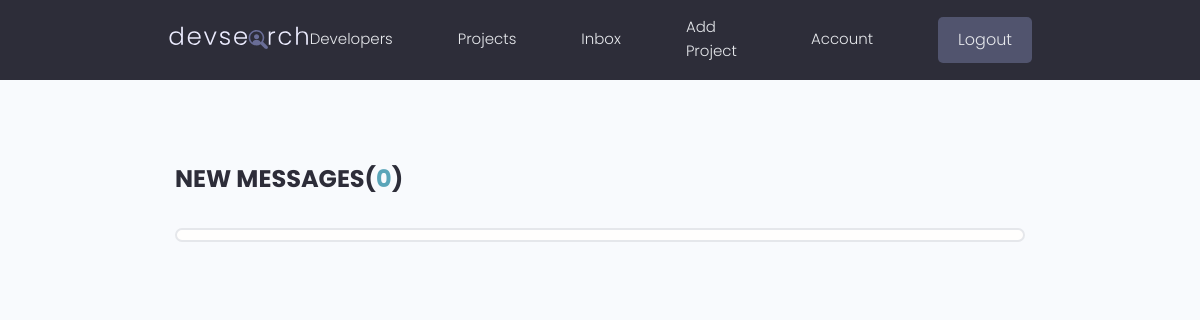
Page /inbox/ (signed in) on the earlier database version.
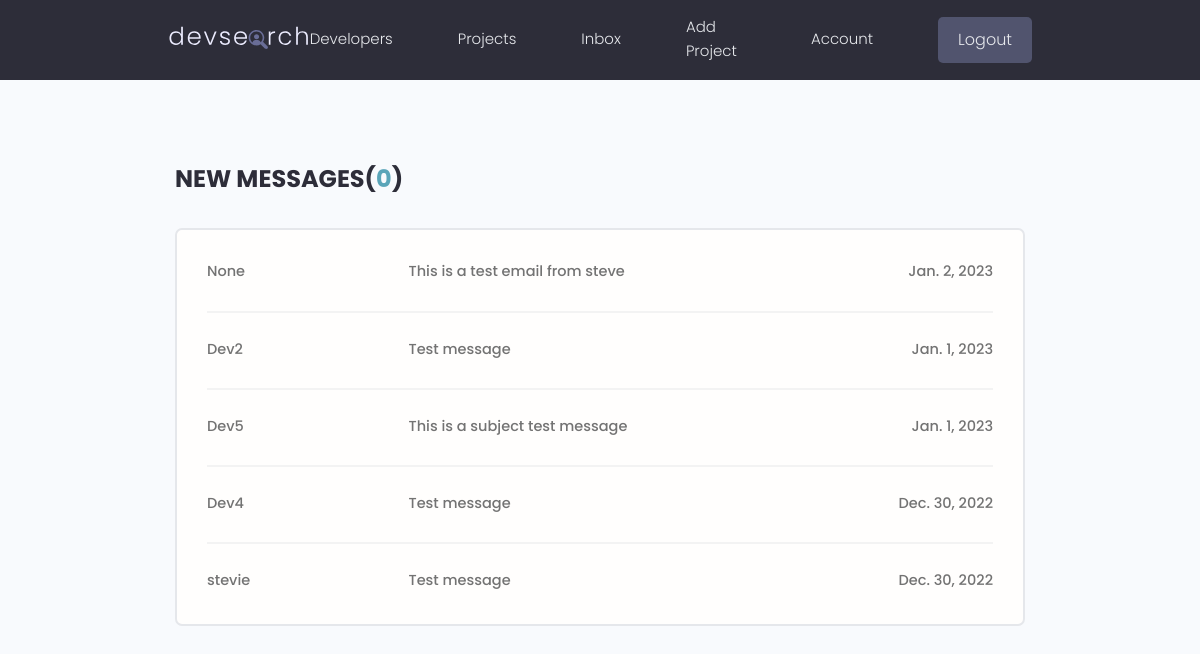
Same page on the later database version.
### users/models.py (models this page shows, shortened)
class Message(models.Model):
    sender = models.ForeignKey(Profile, null=True, blank=True, on_delete=models.SET_NULL)
    recipient = models.ForeignKey(Profile, null=True, blank=True, on_delete=models.SET_NULL, related_name="messages")
    name = models.CharField(max_length=200, null=True, blank=True)
    email = models.EmailField(max_length=200, null=True, blank=True)
    subject = models.CharField(max_length=200, null=True, blank=True)
    body = models.TextField()
    created = models.DateField(auto_now_add=True)
    is_read = models.BooleanField(default=False)
    id  = models.UUIDField(default=uuid.uuid4, unique=True, primary_key=True, editable=False)
    class Meta:
        ordering = ['is_read', '-created']

class Profile(models.Model):
    user = models.OneToOneField(User, on_delete=models.CASCADE, null=True, blank=True )
    first_name = models.CharField(max_length=100)
    last_name = models.CharField(max_length=100)
    username = models.CharField(max_length=80, null=True, blank=True)
    email = models.EmailField(max_length=80, null=True, blank=True)
    city = models.CharField(max_length=100)
    country = models.CharField(max_length=100)
    short_intro = models.CharField(max_length=200, blank=True, null=True)
    bio = models.TextField(blank=True, null=True)
    profile_image = models.ImageField(null=True, blank=True, upload_to='profile-pics/', default="profile-pics/user-default.png")
    social_github = models.CharField(max_length=200, blank=True, null=True)
    social_twitter = models.CharField(max_length=200, blank=True, null=True)
    social_linkedin = models.CharField(max_length=200, blank=True, null=True)
    social_youtube = models.CharField(max_length=200, blank=True, null=True)
    social_website = models.CharField(max_length=200, blank=True, null=True)
    created_date = models.DateTimeField(auto_now_add=True)
    id = models.UUIDField(default=uuid.uuid4, unique=True, primary_key=True, editable=False)
    def __str__(self):
        return str(self.username)

### users/views.py (the view)
# urls.py: path('inbox/', views.inbox, name='inbox'),
@login_required(login_url='login')
def inbox(request):
    profile = request.user.profile
    messageRequest = profile.messages.all()
    unreadCount = messageRequest.filter(is_read=False).count()
    context = {'messageRequest': messageRequest,'unreadCount' : unreadCount}
    return render(request, 'users/inbox.html', context)

### users/templates/users/inbox.html
{% extends 'main.html' %}
{% block content %}
  <main class="inbox my-xl">
    <div class="content-box">
      <h3 class="inbox__title">New Messages(<span>{{unreadCount}}</span>)</h3>
      <ul class="messages">
        {% for message in messageRequest %}
        {% if message.is_read %}
        <li class="message message--read">
        {% else %}
        <li class="message message--unread">
        {% endif %}
          <a href="{% url 'message' message.id %}">
            <span class="message__author">{{message.sender}}</span>
            <span class="message__subject">{{message.subject}}</span>
            <span class="message__date">{{message.created}}</span>
          </a>
        </li>
        {% endfor %}
      </ul>
    </div>
  </main>
{% endblock %}

### templates/main.html (shortened to what this page needs)
<!DOCTYPE html>
{% load static %}
<html lang="en">
<head>
    <link rel="stylesheet" href="https://cdn.iconmonstr.com/1.3.0/css/iconmonstr-iconic-font.min.css" />
    <link rel="stylesheet" href="{% static 'uikit/styles/uikit.css' %}" />
    <link rel="stylesheet" href="{% static 'styles/app.css' %}" />
</head>
<body>
    {% include 'navbar.html' %}
    {% block content %}
    {% endblock content %}
</body>
</html>

### templates/navbar.html (shortened to what this page needs)
{% load static %}
 <header class="header">
    <div class="container container--narrow">
      <a href="{% url 'projects' %}" class="header__logo">
        <img src="{% static 'images/logo.svg' %}" alt="DevSearch Logo" />
      </a>
      <nav class="header__nav">
        <ul class="header__menu">
          <li class="header__menuItem"><a href="{% url 'profiles' %}">Developers</a></li>
          <li class="header__menuItem"><a href="{%url 'projects'%}">Projects</a></li>
          {%if request.user.is_authenticated%}
          <li class="header__menuItem"><a href="{% url 'inbox' %}">Inbox</a></li>
          <li class="header__menuItem"><a href="{% url 'project-form' %}">Add Project</a></li>
          <li class="header__menuItem"><a href="{% url 'account' %}">Account</a></li>
          <li class="header__menuItem"><a href="{% url 'logout' %}" class="btn btn--sub">Logout</a></li>
          {%else  %}
          <li class="header__menuItem"><a href="{% url 'login' %}" class="btn btn--sub">Login/Sign Up</a></li>
          {%endif%}
        </ul>
      </nav>
    </div>
  </header>

### static/styles/app.css (style rules this page uses)
:root { --color-sub: #2d2d39; }
.btn--sub { background-color: var(--color-sub-light); }
img { width: 100%; }
.content-box { width: 95%; max-width: 85rem; margin: 0 auto; }
.header { position: sticky; z-index: 111; background-color: var(--color-sub); padding: 1.5rem 0; }
.header > .container { display: flex; justify-content: space-between; align-items: center; }
.header__logo > img { height: 3.8rem; }
.header__nav > ul { display: inline-flex; align-items: center; list-style: none; gap: 6.5rem; }
.header__menuItem > a { color: var(--color-light); font-weight: 300; }
.inbox { height: 90vh; }
.inbox__title, .inbox__title span { font-size: 2.4rem; font-weight: 700; color: var(--color-sub); text-transform: uppercase; text-align: left; margin-bottom: 3rem; }
.inbox__title span { color: var(--color-main); }
.messages { list-style: none; background: var(--color-white); padding: 0.5rem 3rem; border: 2px solid var(--color-light); border-radius: 0.7rem; }
.message { padding: 2.5rem 0; }
.message > a span { font-size: 1.45rem; font-weight: 500; }
.message:not(:last-child) { border-bottom: 2px solid var(--color-white-light); }
.message > a { display: flex; gap: 1rem; }
.message__author, .message__date { flex-basis: 25%; }
.message__subject { flex-basis: 50%; }
.message__date { text-align: right; }

### static/uikit/styles/modules/_variables.css (style rules this page uses)
:root { --color-main: #5aa5b9; --color-main-light: #e6faff; --color-sub: #3f4156; --color-sub-light: #51546e; --color-sub-lighter: #ededfd; --color-text: #737373; --color-gray: #8b8b8b; --color-light: #e5e7eb; --color-light-gray: #767676; --color-bg: #f8fafd; --color-white: #fffefd; --color-white-light: #f3f3f3; --color-success: #359e64; --color-success-bg: #def8e8; --color-error: #fc4b0b; --color-error-bg: #fff2ee; --font-base: 'Poppins', arial, helvetica, 'Segoe UI', roboto, ubuntu, sans-serif; --font-monospace: 'Fira Code', 'Courier New', courier, monospace; --font-regular: 300; --font-medium: 500; --font-bold: 700; --generic-shadow: 1px 1px 5px #00000010; --generic-transition: all 0.3s ease-in-out; }

### static/uikit/styles/modules/_base.css (style rules this page uses)
* { margin: 0; padding: 0; box-sizing: border-box; text-rendering: optimizeLegibility; color: inherit; font-size: inherit; }
html { font-size: 50%; }
@media only screen and (min-width: 480px) { html { font-size: 56.25%; } }
@media only screen and (min-width: 1200px) { html { font-size: 62.5%; } }
body { line-height: 1.6; font-weight: 400; font-size: 1.5rem; color: var(--color-text); background-color: var(--color-bg); min-height: 100vh; }

### static/uikit/styles/modules/_typography.css (style rules this page uses)
* { font-family: var(--font-base); }
h3 { font-size: 3.2rem; font-weight: var(--font-medium); }
p, span, strong { font-size: 1.6rem; color: var(--color-text); font-weight: var(--font-regular); }
a { padding-bottom: 2px; text-decoration: none; display: inline-block; color: var(--color-main); font-weight: var(--font-medium); }

### static/uikit/styles/modules/_utilities.css (style rules this page uses)
.container { width: 92%; max-width: 165rem; margin: 0 auto; box-sizing: border-box; }
.container--narrow { width: 92%; max-width: 120rem; }
@media screen and (min-width: 1000px) { .container { width: 90%; } }
@media screen and (min-width: 1000px) { .container--narrow { width: 85%; } }
@media screen and (min-width: 1200px) { .container { width: 80%; } }
@media screen and (min-width: 1200px) { .container--narrow { width: 72%; } }
.my-xl { margin: 8rem auto; }

### static/uikit/styles/modules/_button.css (style rules this page uses)
.btn { display: inline-block; position: relative; cursor: pointer; background-color: var(--color-light); font-weight: var(--font-medium); color: var(--color-sub); text-decoration: none; padding: 1rem 2rem; border-radius: 0.5rem; border: none; width: -webkit-fit-content; width: -moz-fit-content; width: fit-content; height: -webkit-fit-content; height: -moz-fit-content; height: fit-content; font-size: 1.6rem; outline-width: 0; outline-color: transparent; -webkit-backface-visibility: hidden; backface-visibility: hidden; transition: all 0.3s ease-in-out; }
.btn--sub { background-color: var(--color-sub); color: var(--color-white); }

Differences in the rows shown:
added Message: sender "None", subject "This is a test email from steve", created "Jan. 2, 2023"
added Message: sender "Dev2", subject "Test message", created "Jan. 1, 2023"
added Message: sender "Dev5", subject "This is a subject test message", created "Jan. 1, 2023"
added Message: sender "Dev4", subject "Test message", created "Dec. 30, 2022"
added Message: sender "stevie", subject "Test message", created "Dec. 30, 2022"
